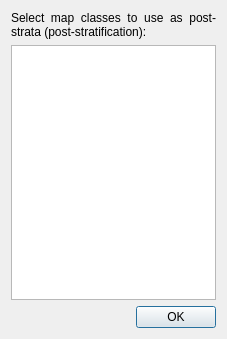
<?xml version="1.0" encoding="UTF-8"?>
<ui version="4.0">
 <class>Dialog</class>
 <widget class="QDialog" name="Dialog">
  <property name="geometry">
   <rect>
    <x>0</x>
    <y>0</y>
    <width>227</width>
    <height>339</height>
   </rect>
  </property>
  <property name="windowTitle">
   <string>Classes for post-stratification</string>
  </property>
  <layout class="QVBoxLayout" name="verticalLayout">
   <item>
    <widget class="QLabel" name="label">
     <property name="text">
      <string>Select map classes to use as post-strata (post-stratification):</string>
     </property>
     <property name="alignment">
      <set>Qt::AlignJustify|Qt::AlignVCenter</set>
     </property>
     <property name="wordWrap">
      <bool>true</bool>
     </property>
    </widget>
   </item>
   <item>
    <widget class="QTableWidget" name="tableOfClasses"/>
   </item>
   <item>
    <widget class="QDialogButtonBox" name="buttonBox">
     <property name="standardButtons">
      <set>QDialogButtonBox::Ok</set>
     </property>
    </widget>
   </item>
  </layout>
 </widget>
 <resources/>
 <connections>
  <connection>
   <sender>buttonBox</sender>
   <signal>accepted()</signal>
   <receiver>Dialog</receiver>
   <slot>accept()</slot>
   <hints>
    <hint type="sourcelabel">
     <x>209</x>
     <y>475</y>
    </hint>
    <hint type="destinationlabel">
     <x>2</x>
     <y>12</y>
    </hint>
   </hints>
  </connection>
  <connection>
   <sender>buttonBox</sender>
   <signal>rejected()</signal>
   <receiver>Dialog</receiver>
   <slot>reject()</slot>
   <hints>
    <hint type="sourcelabel">
     <x>276</x>
     <y>471</y>
    </hint>
    <hint type="destinationlabel">
     <x>321</x>
     <y>417</y>
    </hint>
   </hints>
  </connection>
 </connections>
</ui>
